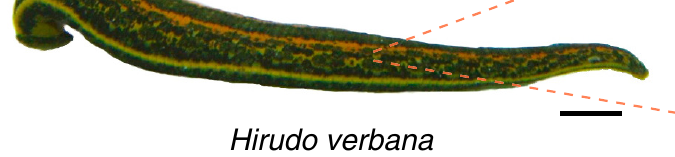
#> input picture lectures/L6/figures/A21_animal.png, 675 x 157 px, given in place of KC76_1.png, which was not available
$ python write_spec.py
#> lines starting #> are read from the running program, lines starting #| are printed output that depends on the picture; pictures that were not available may be replaced by others from this repository, and a replacement may not be noted
import json,re
from pathlib import Path
ROOT=Path(__file__).resolve().parent
R={
'KC76':('Kristan & Calabrese (1976)','W. B. Kristan Jr; R. L. Calabrese (1976). Rhythmic swimming activity in neurones of the isolated nerve cord of the leech. Journal of Experimental Biology 65(3):643–668','10.1242/jeb.65.3.643'),
'CM12':('Crisp et al. (2012)','K. M. Crisp; B. R. Gallagher; K. A. Mesce (2012). Mechanisms contributing to the dopamine induction of crawl-like bursting in leech motoneurons. Journal of Experimental Biology 215(17):3028–3036','10.1242/jeb.069245'),
'B06':('Briggman & Kristan (2006)','K. L. Briggman; W. B. Kristan Jr (2006). Imaging dedicated and multifunctional neural circuits generating distinct behaviors. Journal of Neuroscience 26(42):10925–10933','10.1523/JNEUROSCI.3265-06.2006'),
'C00':('Cacciatore et al. (2000)','T. W. Cacciatore; R. Rozenshteyn; W. B. Kristan Jr (2000). Kinematics and modeling of leech crawling: evidence for an oscillatory behavior produced by propagating waves of excitation. Journal of Neuroscience 20(4):1643–1655','10.1523/JNEUROSCI.20-04-01643.2000'),
'PM08':('Puhl & Mesce (2008)','J. G. Puhl; K. A. Mesce (2008). Dopamine activates the motor pattern for crawling in the medicinal leech. Journal of Neuroscience 28(16):4192–4200','10.1523/JNEUROSCI.0136-08.2008'),
'WP81':('Willard (1981)','A. L. Willard (1981). Effects of serotonin on the generation of the motor program for swimming by the medicinal leech. Journal of Neuroscience 1(9):936–944','10.1523/JNEUROSCI.01-09-00936.1981'),
'YN99':('Yu et al. (1999)','X. Yu; B. Nguyen; W. O. Friesen (1999). Sensory feedback can coordinate the swimming activity of the leech. Journal of Neuroscience 19(11):4634–4643','10.1523/JNEUROSCI.19-11-04634.1999'),
'P12':('Puhl et al. (2012)','J. G. Puhl; M. A. Masino; K. A. Mesce (2012). Necessary, sufficient and permissive: a single locomotor command neuron important for intersegmental coordination. Journal of Neuroscience 32(49):17646–17657','10.1523/JNEUROSCI.2249-12.2012'),
'A21':('Ashaber et al. (2021)','M. Ashaber; Y. Tomina; P. Kassraian; E. A. Bushong; W. B. Kristan Jr; M. H. Ellisman; D. A. Wagenaar (2021). Anatomy and activity patterns in a multifunctional motor neuron and its surrounding circuits. eLife 10:e61881','10.7554/eLife.61881'),
'K22':('Kearney et al. (2022)','G. Kearney; M. Radice; A. Sanchez Merlinsky; L. Szczupak (2022). Intersegmental interactions give rise to a global network. Frontiers in Neural Circuits 16:843731','10.3389/fncir.2022.843731')}
def ref(k):return R[k][1]+'. https://doi.org/'+R[k][2]
def fig(k,name,n,cap):return {'path':'figures/'+name+'.png','caption':R[k][0]+', Fig. '+n+'. '+cap,'source_url':'https://doi.org/'+R[k][2]}
DE3=('A21','A21_DE3','7(a)','Reconstructed DE-3 arbor over a dorsal micro-CT image.')
slides=[]
def add(title,k,name,n,caption,text,extra,anatomy=None):
 body=text.strip().split('\n\n');assert len(body)==3,(title,len(body));assert len(title)<=62,title
 s={'title':title,'layout':'figure-right','body':body,'transcript':[re.sub(r'\*\*|_', '',p)for p in body]+[extra],'cite':R[k][0],'refs':[ref(k)],'figure':fig(k,name,n,caption)}
 if anatomy:
  s.update(layout='figures-right',figure_width=6.0,primary_figure_height=3.2,figures=[s.pop('figure'),fig(*anatomy)])
  from PIL import Image
  im=Image.open(ROOT/s['figures'][0]['path'])
  if im.width/im.height<1.25:s.update(figure_arrangement='side-by-side',primary_figure_width=4.2)
  if anatomy[0]!=k:s['refs'].append(ref(anatomy[0]));s['cite']+='; '+R[anatomy[0]][0]
 slides.append(s)
add('Swimming and crawling reorganize the same muscles','B06','B06_1AB','1(A,B)','Published swimming and crawling movement sequences.', '''Leech swimming consists of alternating contractions of dorsal and ventral longitudinal muscles, producing a wave that travels toward the tail. Crawling instead alternates elongation, driven by circular muscles, with shortening, driven by longitudinal muscles. The front and rear suckers attach and release to convert these changes into forward movement.

Briggman and Kristan elicited both motor patterns in the same isolated nervous system while monitoring motor nerves and recording individual neurons. Swimming occurred at approximately 1–1.5 Hz, whereas crawling oscillations occurred at approximately 0.04–0.1 Hz. The different rhythms reorganized common motor outputs.

A **central pattern generator**, or CPG, is a neural circuit capable of producing a patterned rhythm without requiring rhythmic sensory input. Central generation does not imply that sensory feedback, descending signals, or the mechanical environment are irrelevant to the realized movement.''','Dorsal refers to the back surface and ventral to the belly surface. Longitudinal muscle contraction shortens the body; circular muscle contraction contributes to elongation. These muscle arrangements give the same animal two distinct forms of locomotion.')
add('Segmental markers resolve the components of a crawl','C00','C00_2A','2(A)','Marked leech and measured regional length changes.', '''**Kinematics** describes movement without assigning its underlying forces or neural causes. Cacciatore and colleagues attached small thread markers to segment boundaries in adult leeches and recorded crawling from above. Their analysis used vermiform steps, in which the body remained near the substrate, rather than steps with a raised body loop.

Video was digitized at 4–10 frames per second, with at least 25 frames per step. Distances between markers yielded segmental length changes. Anterior segments generally elongated earlier than posterior ones; the reverse transition to shortening also propagated toward the tail.

The preparation connects whole-animal movement to regional timing. Marker displacement measures body deformation, not motor-neuron firing. The investigators excluded searching movements, so these results characterize stereotyped steps on a smooth surface rather than every possible form of crawling.''','The study used adults weighing 2–4 g, allowed recovery after marker implantation, and calibrated spatial measurements with a visible grid. These controls reduced confusion between image scale, recovery effects, and actual changes in movement.')
add('Crawl duration changes the speed of traveling waves','C00','C00_3','3','Measured segment-length sequences during fast and slow steps.', '''Cacciatore and colleagues compared segmental length changes during fast and slow crawling steps. **Propagation** means that a change begins in successive body regions at different times. Both elongation and contraction propagated from anterior to posterior segments rather than occurring simultaneously throughout the body.

Typical stereotyped steps lasted approximately 2–10 s. Slower steps contained slower wave propagation and changes in the interval between elongation and contraction. Anterior regions could begin contracting while posterior regions were still elongating, so whole-body elongation and contraction were not strictly separate blocks.

These observations constrain a neural explanation of crawling to account for regional timing and variable step duration. The recorded waves are behavioral data. The paper’s proposed excitation-chain model is an explanatory construction and does not establish that its specific simulated neurons exist in the leech.''','A contour representation of measured length preserves the sequence of local lengthening and shortening. The important experimental relationship is that different portions of the body can occupy different movement phases during one step.')
add('Crawl waves can cross denervated body segments','C00','C00_7','7(A,B)','Movement timing after removal of peripheral innervation.', '''Cacciatore and colleagues severed the peripheral nerve roots of segments 7–12 while preserving the central connectives between ganglia. **Denervation** removes neural communication with the body wall. In this preparation it removed both sensory input and motor output in the operated segments, rather than selectively removing sensory neurons.

The denervated segments became flaccid, but elongation and contraction waves continued in the innervated regions on either side. Segmental delays and their relationship to step duration did not acquire a marked discontinuity across the operated region. The comparison used each animal’s movements before and after surgery.

Central communication can therefore coordinate crawl timing across a region deprived of its normal peripheral loop. This result does not establish that sensory feedback has no role in intact crawling, and it does not identify the central neurons that carry coordination across the lesion.''','Connectives are axon bundles linking successive ganglia. Preserving them was essential: cutting both the nerve roots and the connectives would have confounded loss of peripheral feedback with loss of communication along the nervous system.')
add('An isolated cord generates a swim-like motor rhythm','KC76','KC76_1','1(A)','Motor-nerve bursts and intracellular oscillations in an isolated cord.', '''Kristan and Calabrese removed the nerve cord from the body wall and recorded from segmental nerves in physiological saline. Brief electrical stimulation initiated repeated bursts in dorsal and ventral motor pathways. The isolated cord had no attached body capable of producing the usual stretch feedback.

A stimulus train of approximately 10–20 Hz for 0.5–1 s could initiate an episode that continued after the stimulation ended. Rhythmic motor activity resembled the pattern recorded during swimming in semi-intact animals. Intracellular motor-neuron recordings contained rhythmic membrane-potential changes associated with the nerve bursts.

The persistence of patterned activity without the peripheral body establishes a central source for the basic swim rhythm. It does not establish normal propulsion, intact sensory calibration, or a particular identified pacemaker neuron. A motor program recorded without the corresponding movement is called **fictive locomotion**.''','An intracellular electrode records voltage within an individual neuron; an extracellular electrode records signals outside cells, here from nerve bundles. The two methods connect membrane-potential oscillations to motor impulses without requiring actual movement.',DE3)
#> in add, im is the input picture: PIL image 675x157 RGB; mean R, G, B 192.8, 193.4, 178.3
add('The same preparation retains rhythm after isolation','KC76','KC76_2AB','2(A,B)','Semi-intact and subsequently isolated motor-nerve recordings.', '''Kristan and Calabrese first recorded a swimming rhythm from a semi-intact preparation and then disconnected its remaining body wall. **Semi-intact** means that part of the animal remains capable of movement while another part is opened for recording. Keeping the same recording nerves permitted comparison before and after isolation.

Dorsal-excitor and ventral-excitor bursts continued to alternate after the cord was separated from peripheral tissue. In the illustrated semi-intact recording the cycle period was about 1 s, and homologous dorsal bursts in two segments were separated by approximately 50 ms.

The within-preparation comparison strengthens the interpretation that central circuitry can generate the alternating pattern. It also reveals why preserving a recognizable rhythm is different from preserving every aspect of normal timing. Peripheral removal can alter phase relationships even when the central oscillation remains active.''','A cycle period is the interval between successive equivalent events in one rhythm. The investigators used burst midpoints rather than the first spike alone, making their timing definition consistent across bursts of differing duration.',DE3)
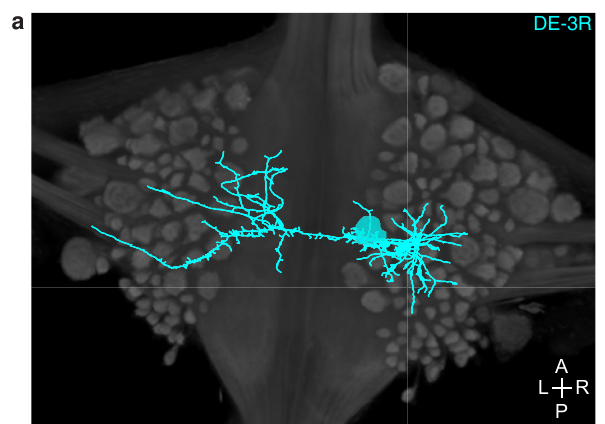
#> input picture lectures/L6/figures/A21_DE3.png, 605 x 424 px, given in place of KC76_2AB.png, which was not available
#> in add, im is the input picture: PIL image 605x424 RGB; mean R, G, B 55.9, 61.2, 61.2
add('Motor bursts predict alternating muscle contractions','KC76','KC76_3A','3(A)','Body-wall tension and motor-nerve activity in a nearly isolated preparation.', '''Kristan and Calabrese retained one innervated body segment while separating the rest of the nerve cord from the periphery. Tension transducers measured the dorsal and ventral longitudinal muscle contractions in that segment. Motor-nerve activity was recorded from another ganglion along the cord.

Dorsal and ventral tension rose in alternating phases. Bursts in the corresponding excitatory motor pathways were related to the matching muscle contractions. The body-wall segment and recorded ganglion were separated spatially, so their events included the delay associated with propagation along the cord.

An **excitor** is a motor neuron whose output promotes contraction of its target muscle. The agreement between nerve timing and tension links the electrical pattern to the expected motor action. It does not make an isolated nerve recording a direct measure of swimming thrust or whole-animal displacement.''','An inhibitory motor neuron can relax the matching muscle territory and inhibit its excitatory motor neurons. Alternating excitation and inhibition organize contraction across the dorsal and ventral body wall rather than simply turning every motor neuron on together.',DE3)
add('Isolation changes dorsal–ventral timing relationships','KC76','KC76_5','5(A–C)','Measured phase-delay and burst-duration relationships.', '''**Phase** describes the position of an event within a repeating cycle. Kristan and Calabrese compared dorsal-to-ventral burst delays over different swim periods. Some isolated preparations retained period-dependent delays, whereas others expressed an approximately constant fractional phase lag.

In semi-intact preparations, dorsal-excitor burst duration increased more strongly with cycle period. In constant-phase isolated preparations, its dependence on period was weaker. Ventral-excitor burst duration was comparatively less dependent on cycle period and did not distinguish the two timing states in the same way.

Central rhythm production and normal phase calibration are separate properties. The study supports a contribution of peripheral input to the timing relationships expressed during swimming. Isolation does not force every preparation into an identical state, and the comparisons do not identify a single receptor or synaptic connection responsible for the change.''','A time delay in milliseconds and a phase lag as a fraction of the cycle are related measurements, but they answer different questions. A fixed fraction requires the absolute delay to grow when the cycle becomes longer.',DE3)
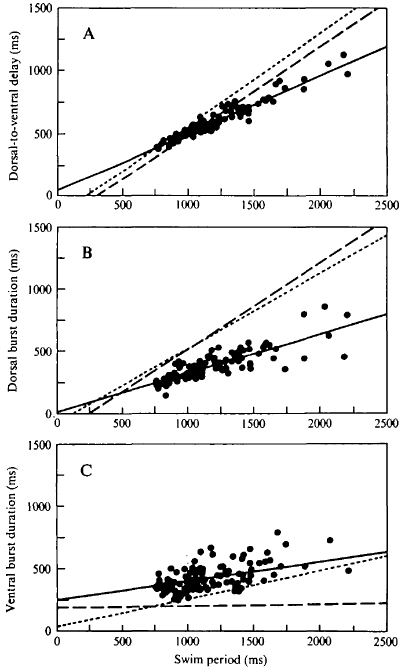
#> input picture lectures/L6/figures/KC76_5.png, 810 x 1343 px (shown at 1/2 size)
#> in add, im is the input picture: PIL image 810x1343 RGB; min 0, max 255, mean 237.3
add('Central delays do not fully reproduce the intact wave','KC76','KC76_6','6(A,B)','Intersegmental motor-burst delay versus swim period.', '''**Intersegmental delay** is the time separating equivalent activity in different segments. Kristan and Calabrese recorded homologous dorsal-excitor bursts from separated ganglia and expressed the resulting delay per segment. Posterior bursts generally followed anterior bursts, consistent with a rearward-moving motor pattern.

Delays in semi-intact and isolated cords were shorter than the delays inferred from intact swimming movements. The clear increase of intact movement delay with cycle period was absent in the reduced preparations. Their delay distributions remained variable despite a recognizable central rhythm.

A chain of centrally coupled neurons can generate directional timing without recreating the complete intact body wave. Peripheral feedback can adjust the relationship between propagation and period. The preparation comparison supports that contribution, but differences in movement and nerve-recording measures also limit a direct numerical equivalence.''','In intact animals the traveling wave is measured through body movement; in the isolated cord it is measured through motor impulses. The study explicitly compares these related levels without treating their delays as automatically identical.',DE3)
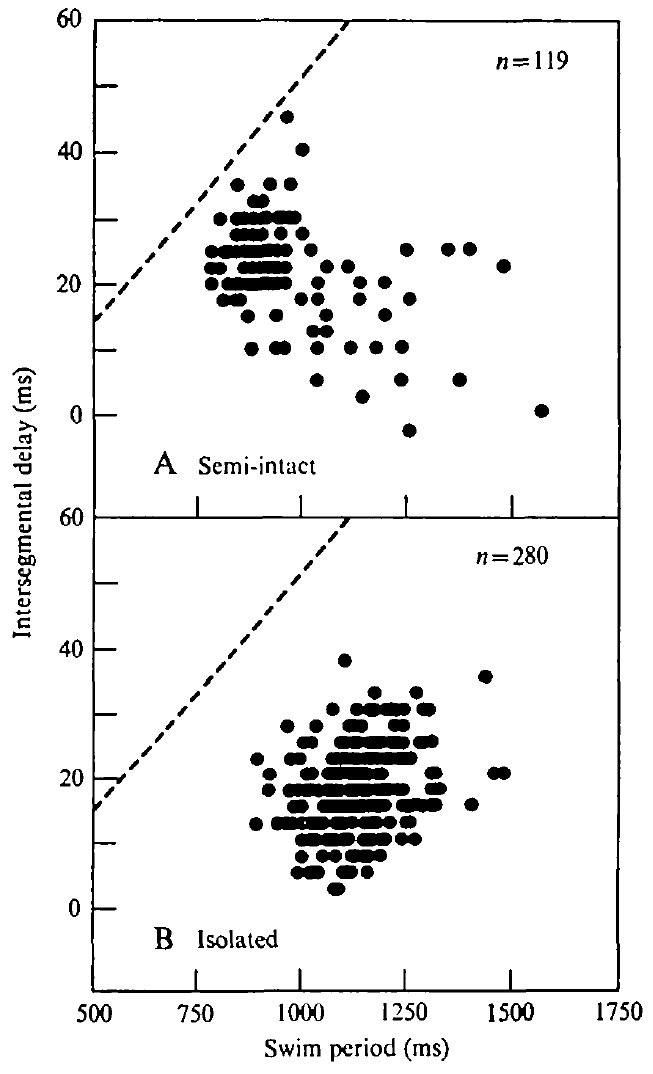
#> input picture lectures/L6/figures/KC76_6.png, 653 x 1074 px
#> in add, im is the input picture: PIL image 653x1074 RGB; min 0, max 255, mean 237.3
#> (the run stopped early here; a loop or call above may not have finished)
